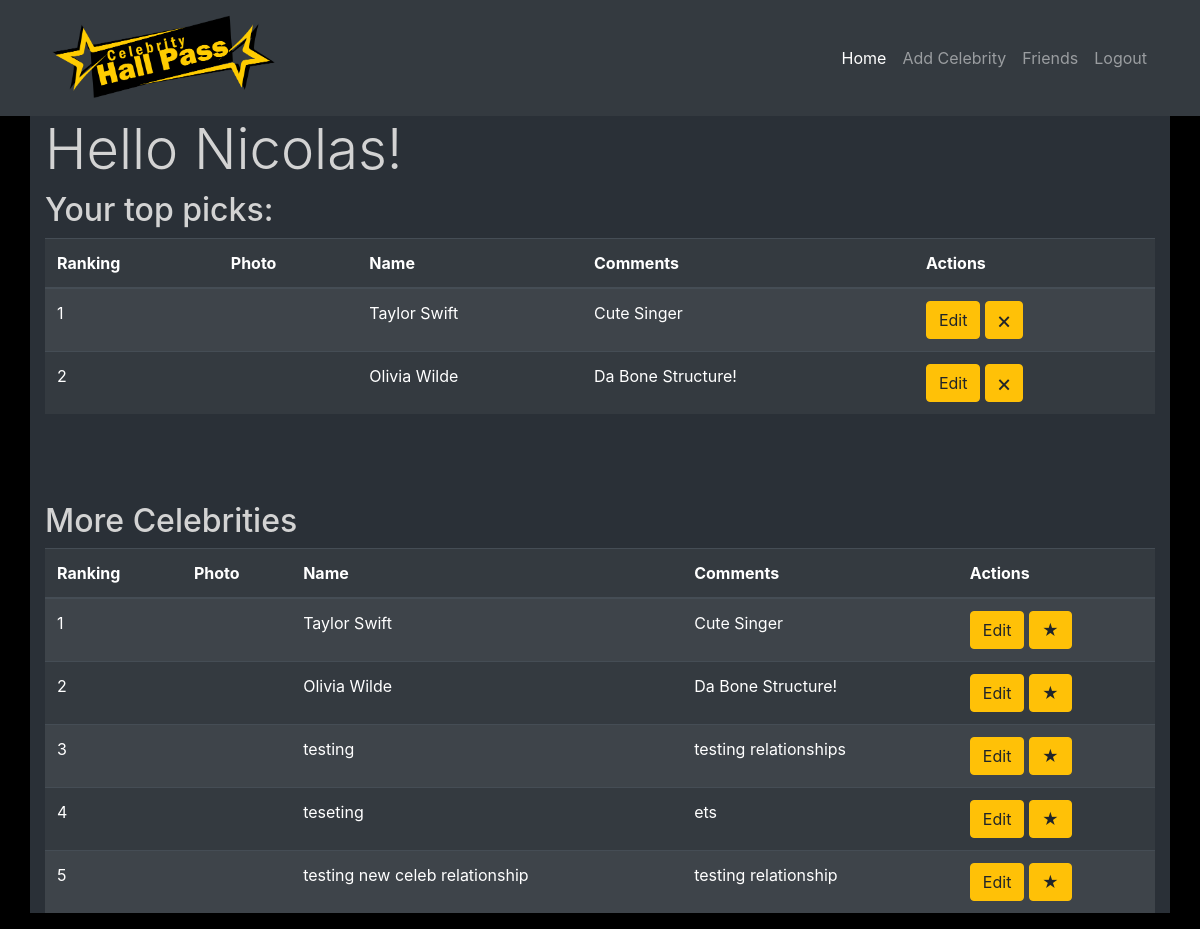
The app's page /myhallpass (signed in), older data.
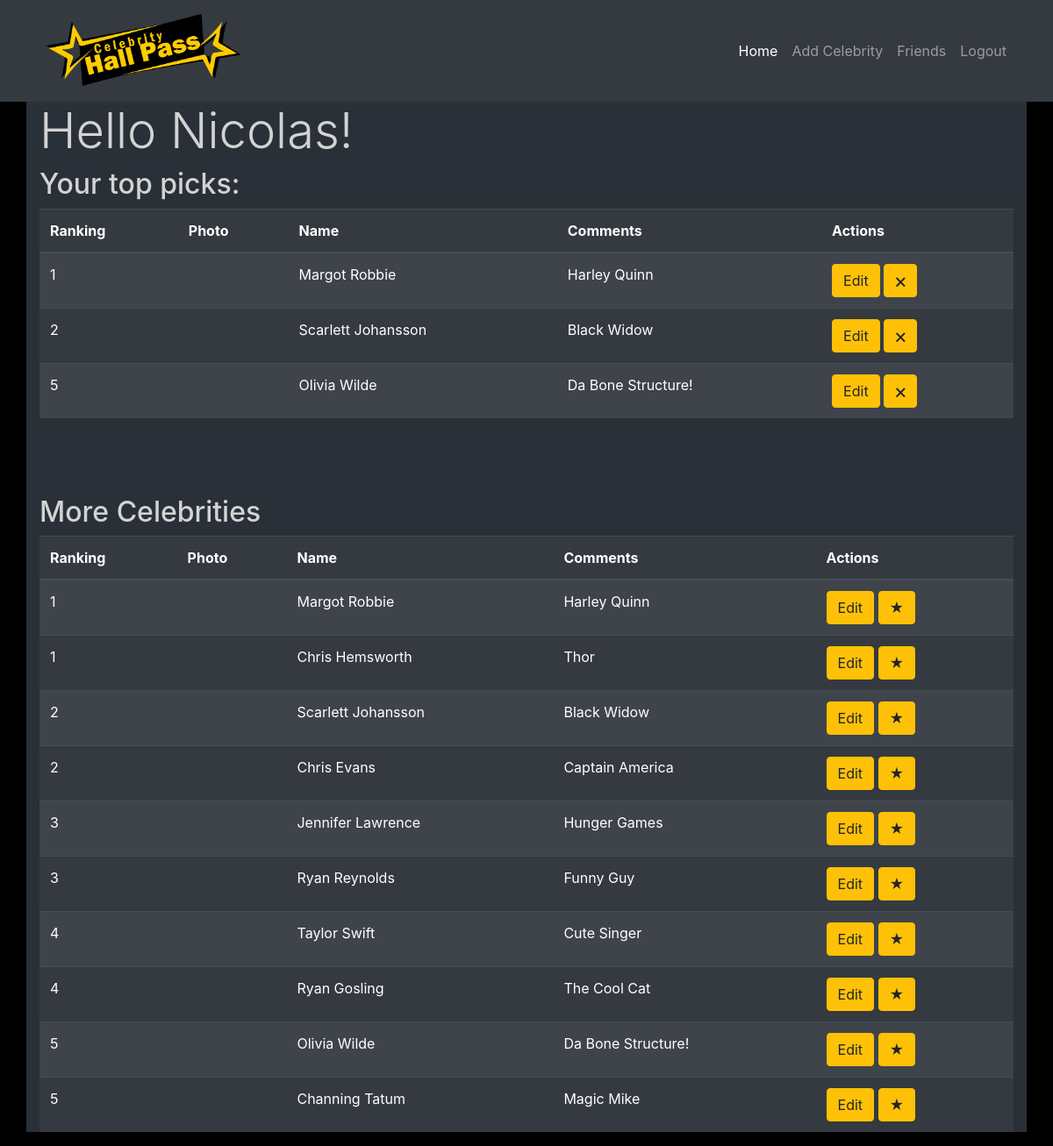
The same page, newer data.
### HallPass/models.py (models this page shows)
class User(models.Model):
	first_name = models.CharField(max_length=255)
	last_name = models.CharField(max_length=255)
	email = models.CharField(max_length=255)
	password = models.CharField(max_length=255)
	created_at = models.DateTimeField(auto_now_add=True)
	updated_at = models.DateTimeField(auto_now=True)
	objects = UserManager()

class Celeb(models.Model):
	ranking = models.PositiveSmallIntegerField()
	photo = models.CharField(max_length=255)
	name = models.CharField(max_length=255)
	comments = models.TextField()
	users = models.ManyToManyField(User, related_name="celebs")
	created_at = models.DateTimeField(auto_now_add=True)
	updated_at = models.DateTimeField(auto_now=True)
	objects = CelebManager()

### HallPass/views.py (the view)
# urls.py: path('myhallpass', views.myhallpass),
def myhallpass(request):
    if "userid" not in request.session:
        return redirect("/")
    context = {
        "user": User.objects.filter(id=request.session['userid'])[0],
        "celebs": Celeb.objects.filter(users=request.session['userid']).order_by("ranking"),
        "allcelebs": Celeb.objects.all().order_by("ranking"),
    }
    return render(request, "myhallpass.html", context)

### HallPass/templates/myhallpass.html (shortened to what this page needs)
<!DOCTYPE html>
<html lang="en">
<head>
    <link rel="stylesheet" href="https://stackpath.bootstrapcdn.com/bootstrap/4.3.1/css/bootstrap.min.css">
</head>
<body style="background-color:black;">
{% load static %}
	<nav class="navbar navbar-expand-lg navbar-dark bg-dark static-top">
        <div class="container">
          <img style="max-height: 100px;" src = "{% static "hallpasslogo.png" %}" alt="my img">
          <div class="collapse navbar-collapse" id="navbarResponsive">
            <ul class="navbar-nav ml-auto">
              <li class="nav-item active">
                <a class="nav-link" href="/myhallpass">Home
                </a>
              </li>
              <li class="nav-item">
                <a class="nav-link" href="/celebs/new">Add Celebrity</a>
              </li>
              <li class="nav-item">
                <a class="nav-link" href="/friends">Friends</a>
              </li>
              <li class="nav-item">
                <a class="nav-link" href="/logout">Logout</a>
              </li>
            </ul>
          </div>
        </div>
      </nav>
    <div class="container" style="background-color:rgb(42, 48, 55);">
    <h1 style="color: lightgrey;" class="display-4">Hello {{user.first_name}}!</h1>
    <h2 style="color: lightgrey;">Your top picks:</h2>
    <table class="table table-striped table-hover table-dark">
        <thead>
            <tr>
                <th>Ranking</th>
                <th>Photo</th>
                <th>Name</th>
                <th>Comments</th>
                <th>Actions</th>
            </tr>
        </thead>
        <tbody>
        {% for celeb in celebs %}
            <tr>
                <td>{{celeb.ranking}}</a></td>
                <td><img style="height: 200px;" src="{{celeb.photo}}" alt=""></td>
                <td>{{celeb.name}}</td>
                <td>{{celeb.comments}}</td>
                <td>
                  <a href="/celeb/edit/{{celeb.id}}" class="btn btn-warning">Edit</a>
                  <a href="/celeb/removefromlist/{{celeb.id}}" class="btn btn-warning">🗙</a>
                </td>
            </tr>
        {% endfor %}
        </tbody>
    </table>
<br><br><br>
    <table class="table table-striped table-hover table-dark">
      <thead>
          <tr>
              <th>Ranking</th>
              <th>Photo</th>
              <th>Name</th>
              <th>Comments</th>
              <th>Actions</th>
          </tr>
      </thead>
      <h2 style="color: lightgrey;">More Celebrities</h2>
      <tbody>
      {% for celeb in allcelebs %}
          <tr>
              <td>{{celeb.ranking}}</a></td>
              <td><img style="height: 200px;" src="{{celeb.photo}}" alt=""></td>
              <td>{{celeb.name}}</td>
              <td>{{celeb.comments}}</td>
              <td>
                <a href="/celeb/edit/{{celeb.id}}"class="btn btn-warning">Edit</a>
                <a href="/celeb/add/{{celeb.id}}"class="btn btn-warning">★</a>
              </td>
          </tr>
      {% endfor %}
      </tbody>
  </table>
    </div>
</body>
</html>

Row changes from the older to the newer data that the page shows:
no longer on one of the page's lists (row edited): Celeb: ranking "1", name "Taylor Swift", comments "Cute Singer"
now on one of the page's lists (row edited): Celeb: ranking "1", name "Margot Robbie", comments "Harley Quinn"
changed Celeb: ranking "3" → "1"; name "testing" → "Margot Robbie"; comments "testing relationships" → "Harley Quinn"; moves up the list
now on one of the page's lists (row edited): Celeb: ranking "2", name "Scarlett Johansson", comments "Black Widow"
changed Celeb: ranking "5" → "2"; name "testing new celeb relationship" → "Scarlett Johansson"; comments "testing relationship" → "Black Widow"; moves up the list
changed Celeb "Olivia Wilde": ranking "2" → "5"
added Celeb: ranking "1", name "Chris Hemsworth", comments "Thor", shown under "More Celebrities"
added Celeb: ranking "2", name "Chris Evans", comments "Captain America", shown under "More Celebrities"
changed Celeb: ranking "4" → "3"; name "teseting" → "Jennifer Lawrence"; comments "ets" → "Hunger Games"; moves up the list
added Celeb: ranking "3", name "Ryan Reynolds", comments "Funny Guy", shown under "More Celebrities"
changed Celeb "Taylor Swift": ranking "1" → "4"
added Celeb: ranking "4", name "Ryan Gosling", comments "The Cool Cat", shown under "More Celebrities"
added Celeb: ranking "5", name "Channing Tatum", comments "Magic Mike", shown under "More Celebrities"
